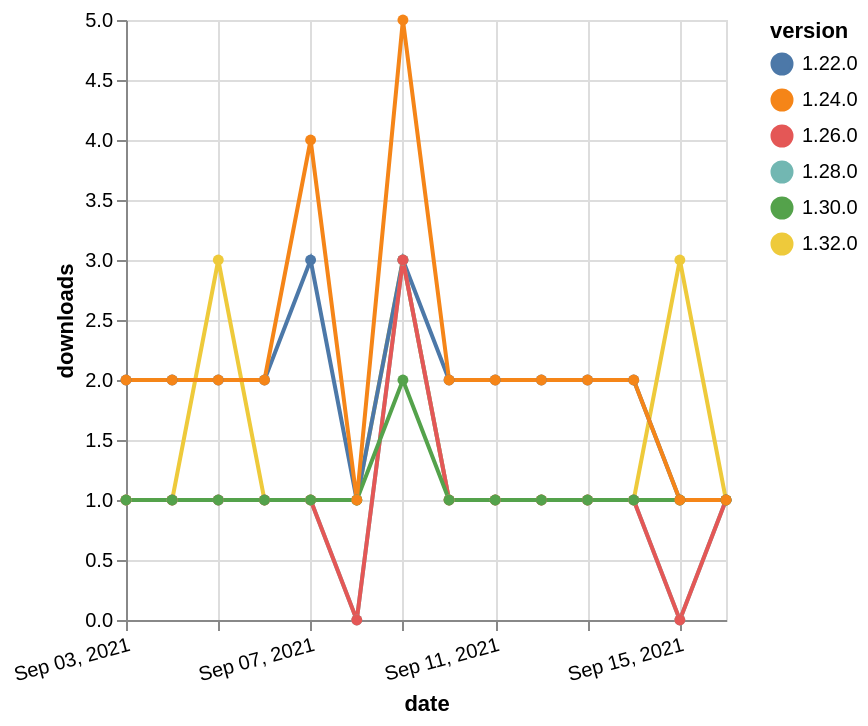

Describe this chart as a Vega-Lite specification.
### Vega-Lite specification from a JSON file in a GitHub repository (floating-point values rounded to 4 significant figures)
{"$schema": "https://vega.github.io/schema/vega-lite/v5.json", "description": "A simple bar chart with embedded data.", "data": {"values": [{"date": "2021-09-03", "total": 176, "delta": 1, "version": "1.32.0"}, {"date": "2021-09-04", "total": 177, "delta": 1, "version": "1.32.0"}, {"date": "2021-09-05", "total": 180, "delta": 3, "version": "1.32.0"}, {"date": "2021-09-06", "total": 181, "delta": 1, "version": "1.32.0"}, {"date": "2021-09-07", "total": 182, "delta": 1, "version": "1.32.0"}, {"date": "2021-09-08", "total": 183, "delta": 1, "version": "1.32.0"}, {"date": "2021-09-09", "total": 186, "delta": 3, "version": "1.32.0"}, {"date": "2021-09-10", "total": 187, "delta": 1, "version": "1.32.0"}, {"date": "2021-09-11", "total": 188, "delta": 1, "version": "1.32.0"}, {"date": "2021-09-12", "total": 189, "delta": 1, "version": "1.32.0"}, {"date": "2021-09-13", "total": 190, "delta": 1, "version": "1.32.0"}, {"date": "2021-09-14", "total": 191, "delta": 1, "version": "1.32.0"}, {"date": "2021-09-15", "total": 194, "delta": 3, "version": "1.32.0"}, {"date": "2021-09-16", "total": 195, "delta": 1, "version": "1.32.0"}, {"date": "2021-09-03", "total": 2317, "delta": 2, "version": "1.22.0"}, {"date": "2021-09-04", "total": 2319, "delta": 2, "version": "1.22.0"}, {"date": "2021-09-05", "total": 2321, "delta": 2, "version": "1.22.0"}, {"date": "2021-09-06", "total": 2323, "delta": 2, "version": "1.22.0"}, {"date": "2021-09-07", "total": 2326, "delta": 3, "version": "1.22.0"}, {"date": "2021-09-08", "total": 2327, "delta": 1, "version": "1.22.0"}, {"date": "2021-09-09", "total": 2330, "delta": 3, "version": "1.22.0"}, {"date": "2021-09-10", "total": 2332, "delta": 2, "version": "1.22.0"}, {"date": "2021-09-11", "total": 2334, "delta": 2, "version": "1.22.0"}, {"date": "2021-09-12", "total": 2336, "delta": 2, "version": "1.22.0"}, {"date": "2021-09-13", "total": 2338, "delta": 2, "version": "1.22.0"}, {"date": "2021-09-14", "total": 2340, "delta": 2, "version": "1.22.0"}, {"date": "2021-09-15", "total": 2341, "delta": 1, "version": "1.22.0"}, {"date": "2021-09-16", "total": 2342, "delta": 1, "version": "1.22.0"}, {"date": "2021-09-03", "total": 199, "delta": 1, "version": "1.28.0"}, {"date": "2021-09-04", "total": 200, "delta": 1, "version": "1.28.0"}, {"date": "2021-09-05", "total": 201, "delta": 1, "version": "1.28.0"}, {"date": "2021-09-06", "total": 202, "delta": 1, "version": "1.28.0"}, {"date": "2021-09-07", "total": 203, "delta": 1, "version": "1.28.0"}, {"date": "2021-09-08", "total": 203, "delta": 0, "version": "1.28.0"}, {"date": "2021-09-09", "total": 206, "delta": 3, "version": "1.28.0"}, {"date": "2021-09-10", "total": 207, "delta": 1, "version": "1.28.0"}, {"date": "2021-09-11", "total": 208, "delta": 1, "version": "1.28.0"}, {"date": "2021-09-12", "total": 209, "delta": 1, "version": "1.28.0"}, {"date": "2021-09-13", "total": 210, "delta": 1, "version": "1.28.0"}, {"date": "2021-09-14", "total": 211, "delta": 1, "version": "1.28.0"}, {"date": "2021-09-15", "total": 211, "delta": 0, "version": "1.28.0"}, {"date": "2021-09-16", "total": 212, "delta": 1, "version": "1.28.0"}, {"date": "2021-09-03", "total": 256, "delta": 1, "version": "1.26.0"}, {"date": "2021-09-04", "total": 257, "delta": 1, "version": "1.26.0"}, {"date": "2021-09-05", "total": 258, "delta": 1, "version": "1.26.0"}, {"date": "2021-09-06", "total": 259, "delta": 1, "version": "1.26.0"}, {"date": "2021-09-07", "total": 260, "delta": 1, "version": "1.26.0"}, {"date": "2021-09-08", "total": 260, "delta": 0, "version": "1.26.0"}, {"date": "2021-09-09", "total": 263, "delta": 3, "version": "1.26.0"}, {"date": "2021-09-10", "total": 264, "delta": 1, "version": "1.26.0"}, {"date": "2021-09-11", "total": 265, "delta": 1, "version": "1.26.0"}, {"date": "2021-09-12", "total": 266, "delta": 1, "version": "1.26.0"}, {"date": "2021-09-13", "total": 267, "delta": 1, "version": "1.26.0"}, {"date": "2021-09-14", "total": 268, "delta": 1, "version": "1.26.0"}, {"date": "2021-09-15", "total": 268, "delta": 0, "version": "1.26.0"}, {"date": "2021-09-16", "total": 269, "delta": 1, "version": "1.26.0"}, {"date": "2021-09-03", "total": 200, "delta": 1, "version": "1.30.0"}, {"date": "2021-09-04", "total": 201, "delta": 1, "version": "1.30.0"}, {"date": "2021-09-05", "total": 202, "delta": 1, "version": "1.30.0"}, {"date": "2021-09-06", "total": 203, "delta": 1, "version": "1.30.0"}, {"date": "2021-09-07", "total": 204, "delta": 1, "version": "1.30.0"}, {"date": "2021-09-08", "total": 205, "delta": 1, "version": "1.30.0"}, {"date": "2021-09-09", "total": 207, "delta": 2, "version": "1.30.0"}, {"date": "2021-09-10", "total": 208, "delta": 1, "version": "1.30.0"}, {"date": "2021-09-11", "total": 209, "delta": 1, "version": "1.30.0"}, {"date": "2021-09-12", "total": 210, "delta": 1, "version": "1.30.0"}, {"date": "2021-09-13", "total": 211, "delta": 1, "version": "1.30.0"}, {"date": "2021-09-14", "total": 212, "delta": 1, "version": "1.30.0"}, {"date": "2021-09-15", "total": 213, "delta": 1, "version": "1.30.0"}, {"date": "2021-09-16", "total": 214, "delta": 1, "version": "1.30.0"}, {"date": "2021-09-03", "total": 2501, "delta": 2, "version": "1.24.0"}, {"date": "2021-09-04", "total": 2503, "delta": 2, "version": "1.24.0"}, {"date": "2021-09-05", "total": 2505, "delta": 2, "version": "1.24.0"}, {"date": "2021-09-06", "total": 2507, "delta": 2, "version": "1.24.0"}, {"date": "2021-09-07", "total": 2511, "delta": 4, "version": "1.24.0"}, {"date": "2021-09-08", "total": 2512, "delta": 1, "version": "1.24.0"}, {"date": "2021-09-09", "total": 2517, "delta": 5, "version": "1.24.0"}, {"date": "2021-09-10", "total": 2519, "delta": 2, "version": "1.24.0"}, {"date": "2021-09-11", "total": 2521, "delta": 2, "version": "1.24.0"}, {"date": "2021-09-12", "total": 2523, "delta": 2, "version": "1.24.0"}, {"date": "2021-09-13", "total": 2525, "delta": 2, "version": "1.24.0"}, {"date": "2021-09-14", "total": 2527, "delta": 2, "version": "1.24.0"}, {"date": "2021-09-15", "total": 2528, "delta": 1, "version": "1.24.0"}, {"date": "2021-09-16", "total": 2529, "delta": 1, "version": "1.24.0"}]}, "width": "container", "mark": {"type": "line", "point": {"filled": true}}, "encoding": {"x": {"field": "date", "type": "temporal", "timeUnit": "yearmonthdate", "title": "date", "axis": {"labelAngle": -15}}, "y": {"field": "delta", "type": "quantitative", "title": "downloads"}, "color": {"field": "version", "type": "nominal"}, "tooltip": {"field": "delta"}}}
